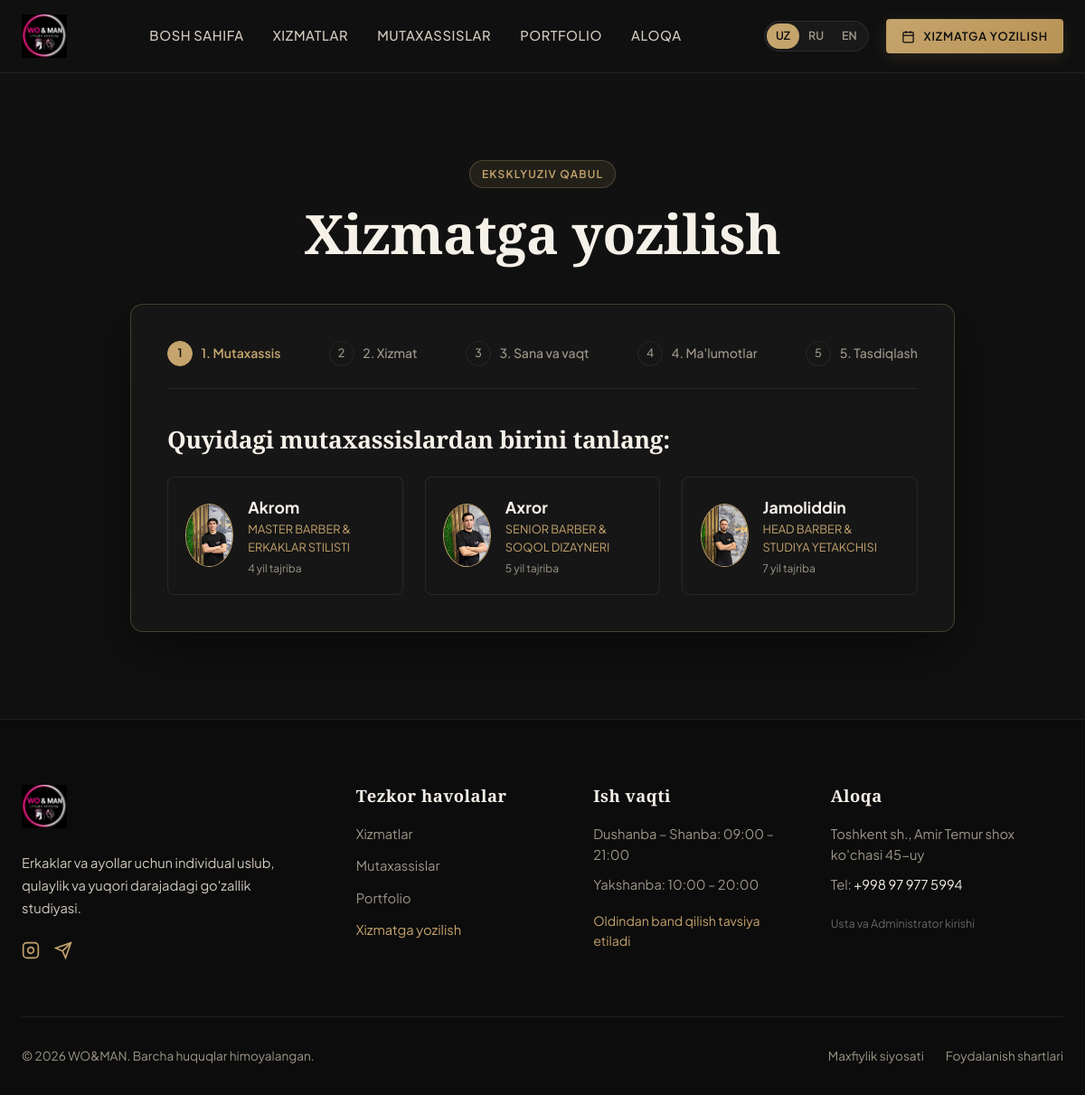
Screenshot of /book with the database file from the repository.
### app/models.py (models this page shows)
class StudioSetting(db.Model):
    __tablename__ = 'studio_settings'
    key = db.Column(db.String(64), primary_key=True)
    value = db.Column(db.Text, nullable=True)
    description = db.Column(db.String(255), nullable=True)
    updated_at = db.Column(db.DateTime, default=datetime.utcnow, onupdate=datetime.utcnow)

class Professional(db.Model):
    __tablename__ = 'professionals'
    id = db.Column(db.Integer, primary_key=True)
    user_id = db.Column(db.Integer, db.ForeignKey('users.id', ondelete='SET NULL'), nullable=True)
    slug = db.Column(db.String(80), unique=True, nullable=False, index=True)
    name = db.Column(db.String(120), nullable=False)
    title_uz = db.Column(db.String(150), nullable=False)
    title_ru = db.Column(db.String(150), nullable=False)
    title_en = db.Column(db.String(150), nullable=False)
    bio_uz = db.Column(db.Text, nullable=False)
    bio_ru = db.Column(db.Text, nullable=False)
    bio_en = db.Column(db.Text, nullable=False)
    specialties_uz = db.Column(db.String(255), nullable=True)
    specialties_ru = db.Column(db.String(255), nullable=True)
    specialties_en = db.Column(db.String(255), nullable=True)
    skills_uz = db.Column(db.Text, nullable=True)
    skills_ru = db.Column(db.Text, nullable=True)
    skills_en = db.Column(db.Text, nullable=True)
    photo_url = db.Column(db.String(255), nullable=False)
    experience_years = db.Column(db.Integer, default=5)
    instagram_url = db.Column(db.String(200), nullable=True)
    sort_order = db.Column(db.Integer, default=0)
    is_active = db.Column(db.Boolean, default=True)
    telegram_chat_id = db.Column(db.String(100), nullable=True)
    sms_phone = db.Column(db.String(30), nullable=True)
    services = db.relationship('Service', secondary=professional_services, backref=db.backref('professionals', lazy='dynamic'))
    schedules = db.relationship('WeeklySchedule', backref='professional', cascade='all, delete-orphan', lazy='dynamic')
    overrides = db.relationship('ScheduleOverride', backref='professional', cascade='all, delete-orphan', lazy='dynamic')
    portfolio_items = db.relationship('PortfolioItem', backref='professional', cascade='all, delete-orphan', lazy='dynamic', order_by='PortfolioItem.sort_order')
    appointments = db.relationship('Appointment', backref='professional', lazy='dynamic')
    reviews = db.relationship('Review', backref='professional', cascade='all, delete-orphan', lazy='dynamic')
    notification_logs = db.relationship('NotificationLog', backref='professional', lazy='dynamic')

### app/routes/booking.py (the view)
@booking_bp.route('/book')
def book_page():
    pro_slug = request.args.get('pro')
    service_slug = request.args.get('service')
    preselect_pro = None
    if pro_slug:
        preselect_pro = Professional.query.filter_by(slug=pro_slug, is_active=True).first()
    preselect_service = None
    if service_slug:
        preselect_service = Service.query.filter_by(slug=service_slug, is_active=True).first()
    professionals = Professional.query.filter_by(is_active=True).order_by(Professional.sort_order.asc()).all()
    services = Service.query.filter_by(is_active=True).order_by(Service.sort_order.asc()).all()
    return render_template(
        'book.html',
        professionals=professionals,
        services=services,
        preselect_pro=preselect_pro,
        preselect_service=preselect_service
    )

### app/i18n/translations.py (called while the page is built)
def get_text(key: str, lang: str = 'uz', default: str = None) -> str:
    if lang not in TRANSLATIONS:
        lang = 'uz'
    return TRANSLATIONS[lang].get(key, TRANSLATIONS['uz'].get(key, default or key))

### app/templates/book.html (shortened to what this page needs)
{% extends 'base.html' %}
{% block content %}
<div class="container section-spacing" style="max-width: 960px;">
  <div style="text-align: center; margin-bottom: 2.5rem;">
    <span class="badge-gold" style="margin-bottom: 0.8rem;">Eksklyuziv qabul</span>
    <h1>{{ g.t('booking_page_title') }}</h1>
  </div>
  <div class="booking-wizard" id="booking-wizard-app"
       data-preselect-pro="{{ preselect_pro.id if preselect_pro else '' }}"
       data-preselect-service="{{ preselect_service.id if preselect_service else '' }}">
    <div class="step-indicator">
      <div class="step-item active" data-step="1">
        <span class="step-num">1</span>
        <span>{{ g.t('booking_step_pro') }}</span>
      </div>
      <div class="step-item" data-step="2">
        <span class="step-num">2</span>
        <span>{{ g.t('booking_step_service') }}</span>
      </div>
      <div class="step-item" data-step="3">
        <span class="step-num">3</span>
        <span>{{ g.t('booking_step_datetime') }}</span>
      </div>
      <div class="step-item" data-step="4">
        <span class="step-num">4</span>
        <span>{{ g.t('booking_step_details') }}</span>
      </div>
      <div class="step-item" data-step="5">
        <span class="step-num">5</span>
        <span>{{ g.t('booking_step_confirm') }}</span>
      </div>
    </div>
    <div class="wizard-step-pane" data-step="1" style="display: block;">
      <h3 style="margin-bottom: 1.5rem;">{{ g.t('select_pro_prompt') }}</h3>
      <div style="display: grid; grid-template-columns: repeat(auto-fill, minmax(260px, 1fr)); gap: 1.5rem;">
        {% for pro in professionals %}
        <div class="luxury-card pro-select-card {% if preselect_pro and preselect_pro.id == pro.id %}selected{% endif %}"
             data-id="{{ pro.id }}" data-name="{{ pro.name }}" style="cursor: pointer; padding: 1.2rem;">
          <div style="display: flex; gap: 1rem; align-items: center;">
            <img src="{{ pro.photo_url }}" alt="{{ pro.name }}" style="width: 70px; height: 70px; border-radius: 50%; object-fit: cover; border: 1px solid var(--color-gold);">
            <div>
              <div style="font-weight: 700; font-size: 1.1rem; color: var(--color-ivory);">{{ pro.name }}</div>
              <div style="font-size: 0.8rem; color: var(--color-gold); text-transform: uppercase;">
                {% if g.lang == 'ru' %}{{ pro.title_ru }}{% elif g.lang == 'en' %}{{ pro.title_en }}{% else %}{{ pro.title_uz }}{% endif %}
              </div>
              <div style="font-size: 0.75rem; color: var(--color-stone); margin-top: 0.2rem;">
                {{ pro.experience_years }} yil tajriba
              </div>
            </div>
          </div>
        </div>
        {% endfor %}
      </div>
    </div>
  </div>
</div>
{% endblock %}

### app/templates/base.html (shortened to what this page needs)
<!DOCTYPE html>
<html lang="{{ g.lang }}">
<head>
  <link rel="stylesheet" href="/static/css/luxury.css">
</head>
<body>
  <header class="luxury-navbar" id="main-nav">
    <div class="container nav-container">
      <a href="/" class="brand-logo-link" aria-label="WO&amp;MAN Bosh sahifa">
        <img src="{{ g.brand_logo_path }}" alt="WO&amp;MAN Logo" class="brand-logo-img" id="official-logo-asset">
      </a>
      <nav aria-label="Asosiy menyu" class="nav-menu">
        <a href="/" class="nav-item-link {% if request.endpoint == 'main.home' %}active{% endif %}">{{ g.t('nav_home') }}</a>
        <a href="/services" class="nav-item-link {% if request.endpoint == 'main.services' %}active{% endif %}">{{ g.t('nav_services') }}</a>
        <a href="/professionals" class="nav-item-link {% if request.endpoint == 'main.professionals' or request.endpoint == 'main.professional_detail' %}active{% endif %}">{{ g.t('nav_pros') }}</a>
        <a href="/portfolio" class="nav-item-link {% if request.endpoint == 'main.portfolio' %}active{% endif %}">{{ g.t('nav_portfolio') }}</a>
        <a href="/contact" class="nav-item-link {% if request.endpoint == 'main.contact' %}active{% endif %}">{{ g.t('nav_contact') }}</a>
      </nav>
      <div style="display: flex; align-items: center; gap: 1.2rem;">
        <div class="lang-switcher" aria-label="Tilni tanlash / Выбор языка">
          <a href="/set-language/uz" class="lang-btn {% if g.lang == 'uz' %}active{% endif %}">UZ</a>
          <a href="/set-language/ru" class="lang-btn {% if g.lang == 'ru' %}active{% endif %}">RU</a>
          <a href="/set-language/en" class="lang-btn {% if g.lang == 'en' %}active{% endif %}">EN</a>
        </div>
        <a href="/book" class="btn btn-gold btn-sm" id="nav-book-cta">
          <svg width="15" height="15" viewBox="0 0 24 24" fill="none" stroke="currentColor" stroke-width="2"><rect x="3" y="4" width="18" height="18" rx="2" ry="2"></rect><line x1="16" y1="2" x2="16" y2="6"></line><line x1="8" y1="2" x2="8" y2="6"></line><line x1="3" y1="10" x2="21" y2="10"></line></svg>
          {{ g.t('nav_book') }}
        </a>
      </div>
    </div>
  </header>
  <main>
    {% block content %}{% endblock %}
  </main>
  <footer class="luxury-footer">
    <div class="container">
      <div class="footer-grid">
        <div>
          <img src="{{ g.brand_logo_path }}" alt="WO&amp;MAN" style="height: 48px; margin-bottom: 1.2rem;">
          <p style="font-size: 0.92rem; line-height: 1.7; max-width: 320px;">
            {{ g.t('footer_desc') }}
          </p>
          <div style="display: flex; gap: 1rem; margin-top: 1.5rem;">
            <a href="https://instagram.com/woman_tashkent" target="_blank" rel="noopener" aria-label="Instagram" style="color: var(--color-gold);">
              <svg width="20" height="20" viewBox="0 0 24 24" fill="none" stroke="currentColor" stroke-width="2"><rect x="2" y="2" width="20" height="20" rx="5" ry="5"></rect><path d="M16 11.37A4 4 0 1 1 12.63 8 4 4 0 0 1 16 11.37z"></path><line x1="17.5" y1="6.5" x2="17.51" y2="6.5"></line></svg>
            </a>
            <a href="https://t.me/woman_grooming" target="_blank" rel="noopener" aria-label="Telegram" style="color: var(--color-gold);">
              <svg width="20" height="20" viewBox="0 0 24 24" fill="none" stroke="currentColor" stroke-width="2"><line x1="22" y1="2" x2="11" y2="13"></line><polygon points="22 2 15 22 11 13 2 9 22 2"></polygon></svg>
            </a>
          </div>
        </div>
        <div>
          <h4 style="color: var(--color-ivory); margin-bottom: 1.2rem; font-family: var(--font-serif); letter-spacing: 0.5px;">{{ g.t('footer_quick_links') }}</h4>
          <ul style="list-style: none; display: flex; flex-direction: column; gap: 0.75rem; font-size: 0.92rem;">
            <li><a href="/services" style="color: var(--color-stone);">{{ g.t('nav_services') }}</a></li>
            <li><a href="/professionals" style="color: var(--color-stone);">{{ g.t('nav_pros') }}</a></li>
            <li><a href="/portfolio" style="color: var(--color-stone);">{{ g.t('nav_portfolio') }}</a></li>
            <li><a href="/book" style="color: var(--color-gold);">{{ g.t('nav_book') }}</a></li>
          </ul>
        </div>
        <div>
          <h4 style="color: var(--color-ivory); margin-bottom: 1.2rem; font-family: var(--font-serif); letter-spacing: 0.5px;">{{ g.t('footer_hours') }}</h4>
          <p style="font-size: 0.92rem; color: var(--color-stone); margin-bottom: 0.6rem;">Dushanba – Shanba: 09:00 – 21:00</p>
          <p style="font-size: 0.92rem; color: var(--color-stone); margin-bottom: 1rem;">Yakshanba: 10:00 – 20:00</p>
          <p style="font-size: 0.88rem; color: var(--color-gold);">Oldindan band qilish tavsiya etiladi</p>
        </div>
        <div>
          <h4 style="color: var(--color-ivory); margin-bottom: 1.2rem; font-family: var(--font-serif); letter-spacing: 0.5px;">{{ g.t('nav_contact') }}</h4>
          <p style="font-size: 0.92rem; color: var(--color-stone); margin-bottom: 0.6rem;">Toshkent sh., Amir Temur shox ko'chasi 45-uy</p>
          <p style="font-size: 0.92rem; color: var(--color-stone); margin-bottom: 0.6rem;">Tel: <a href="tel:+998712000020" style="color: var(--color-ivory);">{{ g.studio_phone }}</a></p>
          <p style="font-size: 0.85rem; color: var(--color-stone); margin-top: 1.2rem;">
            <a href="/login" style="color: #666; font-size: 0.78rem;">Usta va Administrator kirishi</a>
          </p>
        </div>
      </div>
      <div class="footer-sub">
        <div>
          &copy; {{ 2026 }} {{ g.t('brand_name') }}. {{ g.t('footer_rights') }}
        </div>
        <div style="display: flex; gap: 1.5rem;">
          <a href="/privacy">{{ g.t('footer_privacy') }}</a>
          <a href="/terms">{{ g.t('footer_terms') }}</a>
        </div>
      </div>
    </div>
  </footer>
</body>
</html>

### rows the page displays
StudioSetting: brand_logo_path (picture)
Professional: photo_url (picture), name "Akrom", title_uz "MASTER BARBER & ERKAKLAR STILISTI", experience_years "4"
Professional: photo_url (picture), name "Axror", title_uz "SENIOR BARBER & SOQOL DIZAYNERI", experience_years "5"
Professional: photo_url (picture), name "Jamoliddin", title_uz "HEAD BARBER & STUDIYA YETAKCHISI", experience_years "7"
StudioSetting: studio_phone "+998 97 977 5994"

### other values shown
{{ g.t('nav_home') }} "BOSH SAHIFA"
{{ g.t('nav_services') }} "XIZMATLAR"
{{ g.t('nav_pros') }} "MUTAXASSISLAR"
{{ g.t('nav_portfolio') }} "PORTFOLIO"
{{ g.t('nav_contact') }} "ALOQA"
{{ g.t('nav_book') }} "XIZMATGA YOZILISH"
{{ g.t('booking_page_title') }} "Xizmatga yozilish"
{{ g.t('booking_step_pro') }} "1. Mutaxassis"
{{ g.t('booking_step_service') }} "2. Xizmat"
{{ g.t('booking_step_datetime') }} "3. Sana va vaqt"
{{ g.t('booking_step_details') }} "4. Ma'lumotlar"
{{ g.t('booking_step_confirm') }} "5. Tasdiqlash"
{{ g.t('select_pro_prompt') }} "Quyidagi mutaxassislardan birini tanlang:"
{{ g.t('footer_desc') }} "Erkaklar va ayollar uchun individual uslub, qulaylik va yuqori darajadagi go'zallik studiyasi."
{{ g.t('footer_quick_links') }} "Tezkor havolalar"
